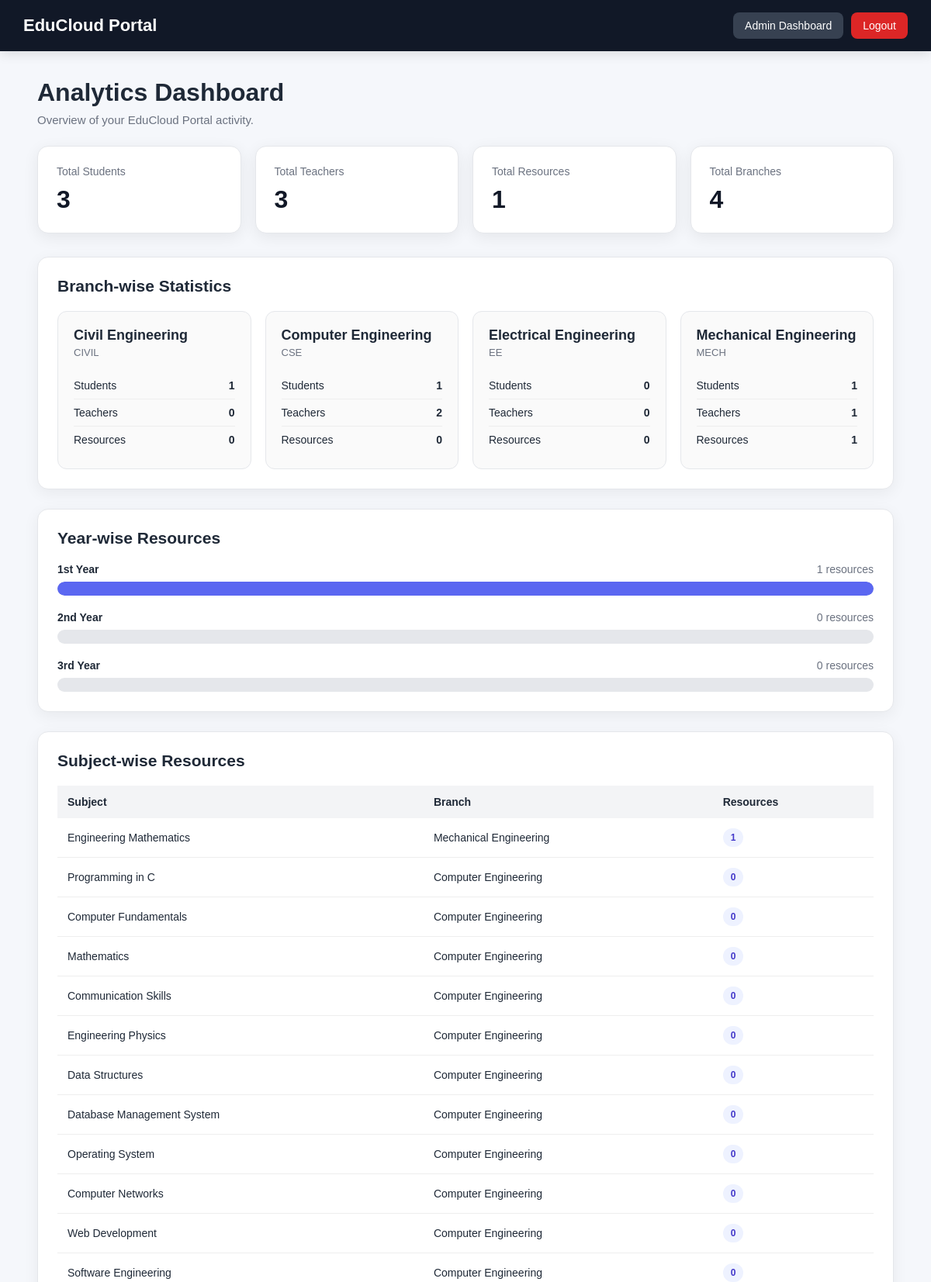
Page /admin/analytics (signed in, upper part) on the committed database.
### tables this page shows
CREATE TABLE branches (
            id INTEGER PRIMARY KEY AUTOINCREMENT,
            name TEXT NOT NULL,
            code TEXT NOT NULL UNIQUE
        );

CREATE TABLE years (
            id INTEGER PRIMARY KEY AUTOINCREMENT,
            name TEXT NOT NULL UNIQUE
        );

CREATE TABLE subjects (
            id INTEGER PRIMARY KEY AUTOINCREMENT,

            name TEXT NOT NULL,

            branch_id INTEGER NOT NULL,

            year_id INTEGER NOT NULL,

            FOREIGN KEY (branch_id)
                REFERENCES branches(id),

            FOREIGN KEY (year_id)
                REFERENCES years(id)
        );

### app.py (the view)
@app.route("/admin/analytics")
def admin_analytics():
    if "user_id" not in session:
        return redirect("/login")
    if session["role"] != "admin":
        return redirect("/login")
    connection = get_db()
    total_students = connection.execute("""
        SELECT COUNT(*)
        FROM users
        WHERE role = 'student'
    """).fetchone()[0]
    total_teachers = connection.execute("""
        SELECT COUNT(*)
        FROM users
        WHERE role = 'teacher'
    """).fetchone()[0]
    total_resources = connection.execute("""
        SELECT COUNT(*)
        FROM resources
    """).fetchone()[0]
    total_branches = connection.execute("""
        SELECT COUNT(*)
        FROM branches
    """).fetchone()[0]
    branch_stats = connection.execute("""
        SELECT
            branches.id,
            branches.name,
            branches.code,

            (
                SELECT COUNT(*)
                FROM users
                WHERE users.branch_id = branches.id
                AND users.role = 'student'
            ) AS students,

            (
                SELECT COUNT(*)
                FROM users
                WHERE users.branch_id = branches.id
                AND users.role = 'teacher'
            ) AS teachers,

            (
                SELECT COUNT(*)
                FROM resources
                WHERE resources.branch_id = branches.id
            ) AS resources

        FROM branches

        ORDER BY branches.name
    """).fetchall()
    year_stats = connection.execute("""
        SELECT
            years.id,
            years.name,
            COUNT(resources.id) AS resources

        FROM years

        LEFT JOIN resources
            ON resources.year_id = years.id

        GROUP BY years.id, years.name

        ORDER BY years.id
    """).fetchall()
    max_year_resources = 0
    for item in year_stats:
        if item["resources"] > max_year_resources:
            max_year_resources = item["resources"]
    year_stats_with_percentage = []
    for item in year_stats:
        if max_year_resources > 0:
            percentage = round(
                (
                    item["resources"]
                    / max_year_resources
                ) * 100,
                1
            )
        else:
            percentage = 0
        row = {
            "id": item["id"],
            "name": item["name"],
            "resources": item["resources"],
            "percentage": percentage
        }
        year_stats_with_percentage.append(
            row
        )
    subject_stats = connection.execute("""
        SELECT
            subjects.name,
            branches.name AS branch_name,
            COUNT(resources.id) AS resources

        FROM subjects

        JOIN branches
            ON subjects.branch_id = branches.id

        LEFT JOIN resources
            ON resources.subject_id = subjects.id

        GROUP BY
            subjects.id,
            subjects.name,
            branches.name

        ORDER BY resources DESC
    """).fetchall()
    connection.close()
    return render_template(
        "admin_analytics.html",
        total_students=total_students,
        total_teachers=total_teachers,
        total_resources=total_resources,
        total_branches=total_branches,
        branch_stats=branch_stats,
        year_stats=year_stats_with_percentage,
        subject_stats=subject_stats
    )

### app.py (called while the page is built)
def get_db():
    connection = sqlite3.connect(DATABASE)
    connection.row_factory = sqlite3.Row
    return connection

### templates/admin_analytics.html (shortened to what this page needs)
<!DOCTYPE html>
<html lang="en">
<head>
</head>
<body>
<nav class="navbar">
    <div class="brand">
        EduCloud Portal
    </div>
    <div class="nav-right">
        <a
            href="/admin"
            class="nav-btn">
            Admin Dashboard
        </a>
        <a
            href="/logout"
            class="nav-btn logout-btn">
            Logout
        </a>
    </div>
</nav>
<div class="container">
    <div class="page-header">
        <h1>
            Analytics Dashboard
        </h1>
        <p>
            Overview of your EduCloud Portal activity.
        </p>
    </div>
    <div class="stats-grid">
        <div class="stat-card">
            <div class="stat-title">
                Total Students
            </div>
            <div class="stat-number">
                {{ total_students }}
            </div>
        </div>
        <div class="stat-card">
            <div class="stat-title">
                Total Teachers
            </div>
            <div class="stat-number">
                {{ total_teachers }}
            </div>
        </div>
        <div class="stat-card">
            <div class="stat-title">
                Total Resources
            </div>
            <div class="stat-number">
                {{ total_resources }}
            </div>
        </div>
        <div class="stat-card">
            <div class="stat-title">
                Total Branches
            </div>
            <div class="stat-number">
                {{ total_branches }}
            </div>
        </div>
    </div>
    <div class="section">
        <div class="section-title">
            Branch-wise Statistics
        </div>
        <div class="branch-grid">
            {% for branch in branch_stats %}
            <div class="branch-card">
                <div class="branch-name">
                    {{ branch["name"] }}
                </div>
                <div class="branch-code">
                    {{ branch["code"] }}
                </div>
                <div class="branch-stat">
                    <span>
                        Students
                    </span>
                    <span>
                        {{ branch["students"] }}
                    </span>
                </div>
                <div class="branch-stat">
                    <span>
                        Teachers
                    </span>
                    <span>
                        {{ branch["teachers"] }}
                    </span>
                </div>
                <div class="branch-stat">
                    <span>
                        Resources
                    </span>
                    <span>
                        {{ branch["resources"] }}
                    </span>
                </div>
            </div>
            {% endfor %}
        </div>
    </div>
    <div class="section">
        <div class="section-title">
            Year-wise Resources
        </div>
        {% if year_stats %}
        <div class="year-chart">
            {% for item in year_stats %}
            <div class="year-row">
                <div class="year-info">
                    <span class="year-name">
                        {{ item["name"] }}
                    </span>
                    <span class="year-count">
                        {{ item["resources"] }} resources
                    </span>
                </div>
                <div class="bar-background">
                    <div
                        class="bar-fill"
                        data-width="{{ item['percentage'] }}">
                    </div>
                </div>
            </div>
            {% endfor %}
        </div>
        {% else %}
        <div class="empty">
            No year data available.
        </div>
        {% endif %}
    </div>
    <div class="section">
        <div class="section-title">
            Subject-wise Resources
        </div>
        {% if subject_stats %}
        <div class="table-wrapper">
            <table>
                <thead>
                    <tr>
                        <th>
                            Subject
                        </th>
                        <th>
                            Branch
                        </th>
                        <th>
                            Resources
                        </th>
                    </tr>
                </thead>
                <tbody>
                    {% for subject in subject_stats %}
                    <tr>
                        <td>
                            {{ subject["name"] }}
                        </td>
                        <td>
                            {{ subject["branch_name"] }}
                        </td>
                        <td>
                            <span class="count-badge">
                                {{ subject["resources"] }}
                            </span>
                        </td>
                    </tr>
                    {% endfor %}
                </tbody>
            </table>
        </div>
        {% else %}
        <div class="empty">
            No subject data available.
        </div>
        {% endif %}
    </div>
</div>
</body>
</html>

### templates/admin_analytics.html (style rules this page uses)
* { margin: 0; padding: 0; box-sizing: border-box; }
body { font-family: Arial, Helvetica, sans-serif; background: #f5f7fb; color: #1f2937; }
.navbar { background: #111827; color: white; padding: 16px 30px; display: flex; justify-content: space-between; align-items: center; box-shadow: 0 3px 15px rgba(0, 0, 0, 0.12); }
.brand { font-size: 22px; font-weight: 700; }
.nav-right { display: flex; gap: 10px; align-items: center; }
.nav-btn { text-decoration: none; color: white; background: #374151; padding: 9px 15px; border-radius: 8px; font-size: 14px; transition: 0.2s; }
.logout-btn { background: #dc2626; }
.container { width: 92%; max-width: 1250px; margin: 35px auto; }
.page-header { margin-bottom: 25px; }
.page-header h1 { font-size: 32px; margin-bottom: 8px; }
.page-header p { color: #6b7280; font-size: 15px; }
.stats-grid { display: grid; grid-template-columns: repeat(4, 1fr); gap: 18px; margin-bottom: 30px; }
.stat-card { background: white; border-radius: 14px; padding: 24px; box-shadow: 0 5px 20px rgba(0, 0, 0, 0.07); border: 1px solid #e5e7eb; }
.stat-title { font-size: 14px; color: #6b7280; margin-bottom: 10px; }
.stat-number { font-size: 32px; font-weight: 700; color: #111827; }
.section { background: white; border-radius: 14px; padding: 25px; margin-bottom: 25px; box-shadow: 0 5px 20px rgba(0, 0, 0, 0.06); border: 1px solid #e5e7eb; }
.section-title { font-size: 21px; font-weight: 700; margin-bottom: 20px; }
.branch-grid { display: grid; grid-template-columns: repeat(4, 1fr); gap: 18px; }
.branch-card { border: 1px solid #e5e7eb; border-radius: 12px; padding: 20px; background: #fafafa; }
.branch-name { font-size: 18px; font-weight: 700; margin-bottom: 4px; }
.branch-code { color: #6b7280; font-size: 13px; margin-bottom: 18px; }
.branch-stat { display: flex; justify-content: space-between; padding: 9px 0; border-bottom: 1px solid #eeeeee; font-size: 14px; }
.branch-stat:last-child { border-bottom: none; }
.branch-stat span:last-child { font-weight: 700; }
.year-chart { display: flex; flex-direction: column; gap: 20px; }
.year-row { width: 100%; }
.year-info { display: flex; justify-content: space-between; margin-bottom: 8px; font-size: 14px; }
.year-name { font-weight: 600; }
.year-count { color: #6b7280; }
.bar-background { width: 100%; height: 18px; background: #e5e7eb; border-radius: 20px; overflow: hidden; }
.bar-fill { height: 100%; width: 0; background: #5b67f1; border-radius: 20px; transition: width 0.7s ease; }
.table-wrapper { width: 100%; overflow-x: auto; }
table { width: 100%; border-collapse: collapse; }
th { text-align: left; background: #f3f4f6; padding: 13px; font-size: 14px; }
td { padding: 13px; border-bottom: 1px solid #eeeeee; font-size: 14px; }
.count-badge { display: inline-block; padding: 5px 10px; background: #eef2ff; color: #4338ca; border-radius: 20px; font-weight: 600; font-size: 12px; }

### rows in the picture
branches: name "Civil Engineering", code "CIVIL", students "1", teachers "0", resources "0"
branches: name "Computer Engineering", code "CSE", students "1", teachers "2", resources "0"
branches: name "Electrical Engineering", code "EE", students "0", teachers "0", resources "0"
branches: name "Mechanical Engineering", code "MECH", students "1", teachers "1", resources "1"
years: name "1st Year", resources "1", {{ item['percentage'] }} 100.0 (drawn)
years: name "2nd Year", resources "0"
years: name "3rd Year", resources "0"
subjects: name "Engineering Mathematics", branch_name "Mechanical Engineering", resources "1"
subjects: name "Programming in C", branch_name "Computer Engineering", resources "0"
subjects: name "Computer Fundamentals", branch_name "Computer Engineering", resources "0"
subjects: name "Mathematics", branch_name "Computer Engineering", resources "0"
subjects: name "Communication Skills", branch_name "Computer Engineering", resources "0"
subjects: name "Engineering Physics", branch_name "Computer Engineering", resources "0"
subjects: name "Data Structures", branch_name "Computer Engineering", resources "0"
subjects: name "Database Management System", branch_name "Computer Engineering", resources "0"
subjects: name "Operating System", branch_name "Computer Engineering", resources "0"
subjects: name "Computer Networks", branch_name "Computer Engineering", resources "0"
subjects: name "Web Development", branch_name "Computer Engineering", resources "0"
subjects: name "Software Engineering", branch_name "Computer Engineering", resources "0"

### other values in the picture
{{ total_students }} "3"
{{ total_teachers }} "3"
{{ total_resources }} "1"
{{ total_branches }} "4"
